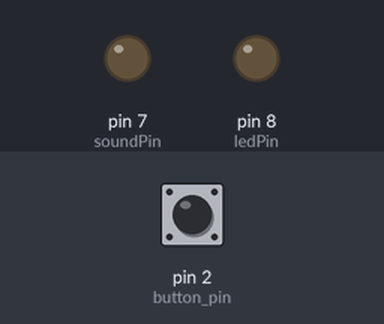
Bench run of a sketch on a simulated Arduino Uno, built with avr-gcc and run on an emulated ATmega328P. Parts: output pins drawn as LEDs (lit = HIGH). Inputs (shaded band) come from the test bench; at power-on: pin 2 (button_pin) HIGH. What the sketch prints to the serial monitor is not drawn.

Above: at 1.2 s.
1.3 s: pin 2 (button_pin) pulled LOW for 0.15 s
Timing chart, 0 to 4.3 s (numbered marks = the images above; inputs shaded):
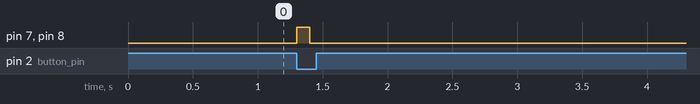

Measured:
- after the input at 1.3 s, pin 7 (soundPin), pin 8 (ledPin): LOW → HIGH at once, → LOW 0.10 s later

The sketch:

KHJWproject1.ino
```cpp
const byte button_pin = 2;
const byte ledPin = 8;
const byte soundPin = 7;
volatile byte state = LOW;
unsigned long previousMillis = 0;
unsigned long soundDuration = 100;  // 소리가 울리는 시간 (0.1초)
int count = 0;

void setup()
{
  pinMode(button_pin, INPUT_PULLUP);
  pinMode(ledPin, OUTPUT);
  pinMode(soundPin, OUTPUT);
  Serial.begin(9600);

  attachInterrupt(digitalPinToInterrupt(button_pin), inter_func, FALLING);
}

void loop()
{
  if (state == HIGH) {
    unsigned long currentMillis = millis();
    if (currentMillis - previousMillis >= soundDuration) {
      digitalWrite(ledPin, LOW);
      digitalWrite(soundPin, LOW);
      state = LOW;
    }
  }
}

void inter_func()
{
  state = HIGH;
  previousMillis = millis();
  digitalWrite(ledPin, HIGH);
  digitalWrite(soundPin, HIGH);
  count++;
  Serial.print("Button pressed count: ");
  Serial.println(count);


}
```
